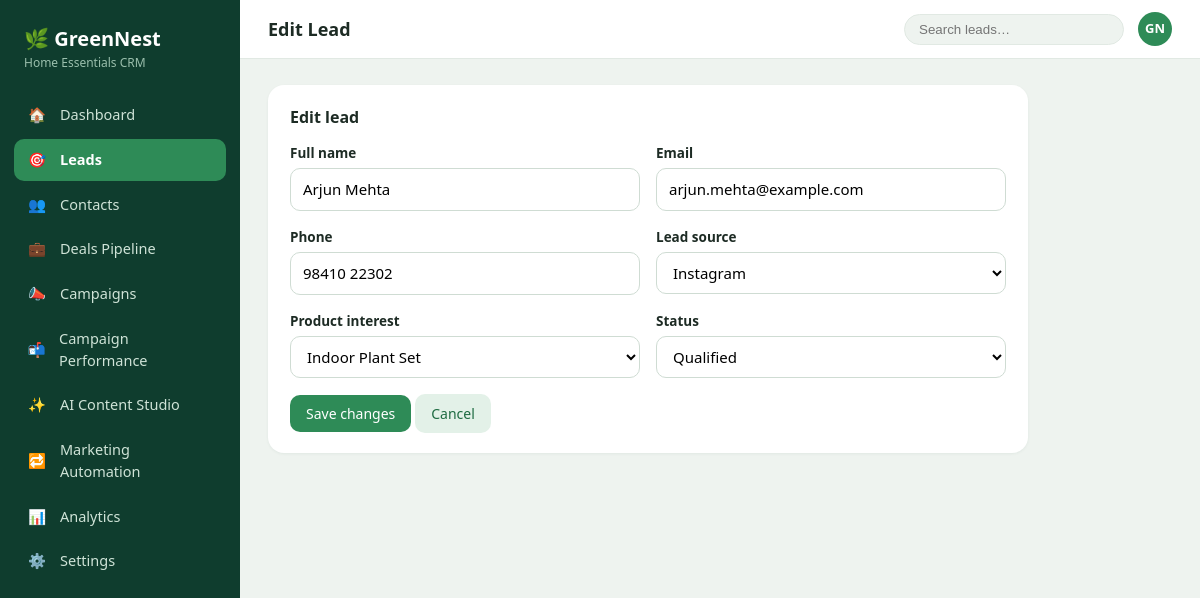
/leads/2/edit, run on the app's committed database.
### tables this page shows
CREATE TABLE leads(
        id INTEGER PRIMARY KEY AUTOINCREMENT, name TEXT NOT NULL, email TEXT NOT NULL, phone TEXT,
        source TEXT, status TEXT DEFAULT 'New', product_interest TEXT, created_at TEXT);

### app.py (the view, shortened to what this page needs)
@app.route("/leads/<int:lead_id>/edit", methods=["GET", "POST"])
def lead_edit(lead_id):
    lead = rows("SELECT * FROM leads WHERE id=?", (lead_id,))
    if not lead:
        flash("Lead not found.", "error")
        return redirect(url_for("leads"))
    lead = dict(lead[0])
    return render_template("lead_form.html", title="Edit Lead", lead=lead, editing=True)

### app.py (called while the page is built)
def get_db():
    if "db" not in g:
        g.db = sqlite3.connect(DB_PATH)
        g.db.row_factory = sqlite3.Row
    return g.db

def rows(sql, args=()):
    return get_db().execute(sql, args).fetchall()

@app.context_processor
def inject_globals():
    return {"NAV": NAV, "STATUSES": STATUSES, "SOURCES": SOURCES, "PRODUCTS": PRODUCTS,
            "CHANNELS": CHANNELS, "CAMPAIGN_STATUSES": CAMPAIGN_STATUSES}

### templates/lead_form.html
{% extends "base.html" %}
{% block body %}
<div class="panel" style="max-width:760px"><h2>{{ 'Edit lead' if editing else 'Add a new lead' }}</h2>
<form method="post" class="form-grid">
<div><label for="name">Full name</label><input id="name" type="text" name="name" value="{{ lead.name }}" required></div>
<div><label for="email">Email</label><input id="email" type="email" name="email" value="{{ lead.email }}" required></div>
<div><label for="phone">Phone</label><input id="phone" type="text" name="phone" value="{{ lead.phone }}"></div>
<div><label for="source">Lead source</label><select id="source" name="source">{% for s in SOURCES %}<option {{ 'selected' if s==lead.source }}>{{ s }}</option>{% endfor %}</select></div>
<div><label for="product_interest">Product interest</label><select id="product_interest" name="product_interest">{% for p in PRODUCTS %}<option {{ 'selected' if p==lead.product_interest }}>{{ p }}</option>{% endfor %}</select></div>
<div><label for="status">Status</label><select id="status" name="status">{% for s in STATUSES %}<option {{ 'selected' if s==lead.status }}>{{ s }}</option>{% endfor %}</select></div>
<div class="full"><button class="btn">{{ 'Save changes' if editing else 'Add lead' }}</button> <a class="btn ghost" href="{{ url_for('leads') }}">Cancel</a></div>
</form></div>
{% endblock %}

### static/style.css (style rules this page uses)
:root { --side:#0f3d2e;--side2:#16513c;--bg:#eef3ef;--panel:#fff;--green:#2e8b57;--green-d:#1f6b42;--green-l:#e3f1e8; --text:#1d2b24;--muted:#6b7c73;--line:#e1e9e3;--red:#c0392b;--amber:#c98a0b;--blue:#2f6fa3 }
* { box-sizing:border-box }
body { margin:0;font-family:"Segoe UI",system-ui,sans-serif;background:var(--bg);color:var(--text);font-size:15px;line-height:1.5 }
a { color:var(--green-d);text-decoration:none }
.panel { background:var(--panel);border-radius:16px;padding:20px 22px;margin-bottom:20px;box-shadow:0 1px 3px rgba(15,61,46,.06) }
.panel h2 { font-size:16px;margin:0 0 14px }
.btn { display:inline-block;background:var(--green);color:#fff;border:0;border-radius:10px;padding:9px 16px;font-size:14px;cursor:pointer;font-family:inherit }
.btn.ghost { background:var(--green-l);color:var(--green-d) }
select,input[type=text],input[type=email],input[type=number],textarea { font:inherit;padding:9px 12px;border:1px solid #cfdcd3;border-radius:10px;background:#fff;width:100% }
label { display:block;font-weight:600;font-size:13.5px;margin-bottom:5px }
.form-grid { display:grid;grid-template-columns:repeat(2,1fr);gap:16px }
.full { grid-column:1/-1 }

### data on the page
leads: name "Arjun Mehta", email "arjun.mehta@example.com", phone "98410 22302"

### other printed values
{{ icon }} "🏠" "🎯" "👥" "💼" "📣" "📬" "✨" "🔁" "📊" "⚙️"
{{ label }} "Dashboard" "Leads" "Contacts" "Deals Pipeline" "Campaigns" "Campaign Performance" "AI Content Studio" "Marketing Automation" "Analytics" "Settings"
{{ title }} "Edit Lead"
{{ 'Edit lead' if editing else 'Add a new lead' }} "Edit lead"
{{ 'Save changes' if editing else 'Add lead' }} "Save changes"
form field source "Instagram"
form field product_interest "Indoor Plant Set"
form field status "Qualified"
